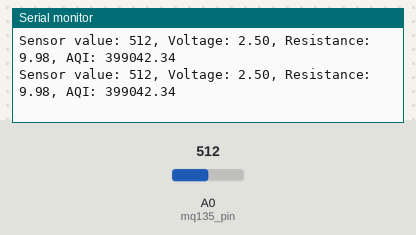
A sketch run on a simulated Arduino Uno, built with avr-gcc and run on an emulated ATmega328P. On the bench: the last lines printed to the serial monitor. The inputs (shaded band) are chosen by the test bench; at power-on: A0 (mq135_pin) = 512.

Above: at 1.8 s.
1.9 s: A0 (mq135_pin) set to 0
At 2.8 s:
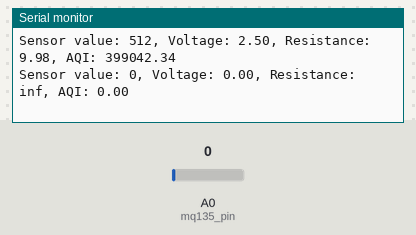
4.5 s: A0 (mq135_pin) set to 1023
At 5.8 s:
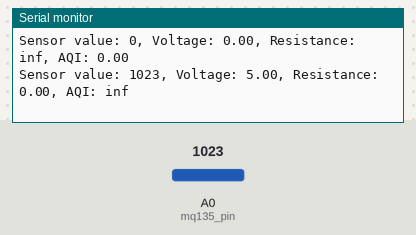

The sketch:

MQ-135_test.ino
```cpp
// Define the analog pin used to read the sensor
int mq135_pin = A0;

void setup() {
  // Start serial communication
  Serial.begin(9600);
}

void loop() {
  // Read the sensor value
  int sensor_value = analogRead(mq135_pin);

  // Convert the sensor value to voltage
  float voltage = sensor_value * (5.0 / 1023.0);

  // Convert the voltage to resistance
  float resistance = (5.0 * 10.0) / voltage - 10.0;

  // Calculate the air quality index (AQI)
  float aqi = 100.0 * pow((resistance / 10000.0), -1.2);

  // Print the sensor value, voltage, resistance, and AQI to the serial monitor
  Serial.print("Sensor value: ");
  Serial.print(sensor_value);
  Serial.print(", Voltage: ");
  Serial.print(voltage);
  Serial.print(", Resistance: ");
  Serial.print(resistance);
  Serial.print(", AQI: ");
  Serial.println(aqi);

  // Wait for 1 second before taking the next reading
  delay(1000);
}
```

Measured:
- after the input at 1.9 s, the serial monitor: prints a new line after 0.11 s (image 1)
- after the input at 4.5 s, the serial monitor: prints a new line after 0.51 s (image 2)
